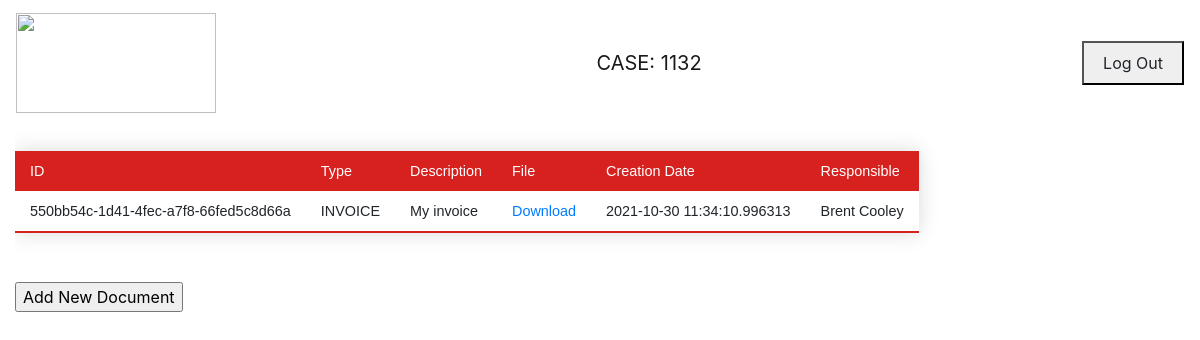
/output?case_id=1132, run on an earlier commit of the app's database.
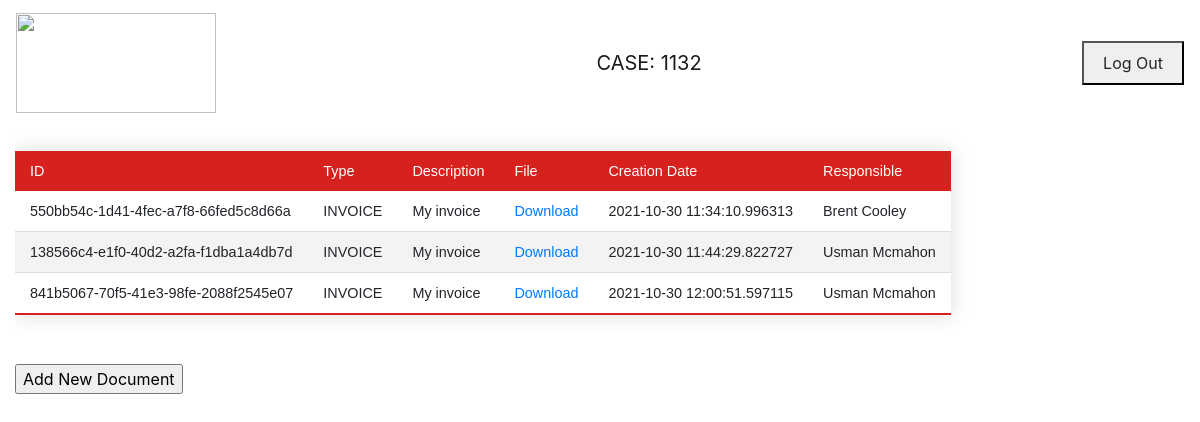
And on a later commit of the database.
### tables this page shows
CREATE TABLE DOCUMENTS (ID PRIMARY KEY NOT NULL, TYPE, FILE_PATH, CASE_ID, DESCRIPTION, CREATION_DATE, RESPONSIBLE);

### app.py (the view)
@app.route('/output', methods = ['GET', 'POST'])
def output():
    value = request.args.get('case_id')
    con = sql.connect(DATABASE)
    con.row_factory = sql.Row
    cur = con.cursor()
    cur.execute("SELECT * from CASES WHERE ID IS %s" %value)
    case_info = cur.fetchall()[0];
    cur.execute("SELECT * from DOCUMENTS WHERE CASE_ID IS %s" %value)
    documents = cur.fetchall();
    if request.method == "POST":
        case_id = request.form.get("case_id", None)
        return redirect(url_for("add"), case_id = case_id)
    return render_template("output.html", case_info  = case_info, documents = documents, dir = current_app.root_path)

### templates/output.html (shortened to what this page needs)
<html>
<head>
   <link rel="stylesheet" href="https://stackpath.bootstrapcdn.com/bootstrap/4.4.1/css/bootstrap.min.css">
  </head>
  <body>
    <nav class="navbar navbar-light justify-content-between">
        <a class="navbar-brand" href="#">
            <img src="https://www.msf.org/themes/custom/msf_theme/ogimage.jpg" width="200" height="100" class="d-inline-block align-top" alt="" loading="lazy"></a>
            <a class="navbar-brand">CASE: {{ case_info[0] }}</a>
          <button border-color:#D7211E;>
            <a class="btn my-2 my-sm-0" role="button" href="login">Log Out</a>
        </button>
    </nav>
    <div class="container-fluid">
        <div class="justify-content-md-center">
                <div class="rows">
                    <div class="table-responsive">
                    <table class="styled-table ">
                        <thead>
                            <td>ID</td>
                            <td>Type</td>
                            <td>Description</td>
                            <td>File</td>
                            <td>Creation Date</td>
                            <td>Responsible</td>
                        </thead>
                        {% for row in documents %}
                        <td>{{row["ID"]}}</td>
                        <td>{{row["TYPE"]}}</td>
                        <td>{{row["DESCRIPTION"]}}</td>
                        <td><a href = {{row["FILE_PATH"]}} target="_new"> Download </a></td>
                        <td>{{row["CREATION_DATE"]}}</td>
                        <td>{{row["RESPONSIBLE"]}}</td>
            {% endfor %}
        </table>
        <br>
        <form action="/add" method="get">
             <input type="submit"  value="Add New Document">
        </form>
                </div>
    </div>
        </div>
  </body>
</html>

What changed in the data, as far as the page shows it:
added DOCUMENTS: ID "138566c4-e1f0-40d2-a2fa-f1dba1a4db7d", TYPE "INVOICE", DESCRIPTION "My invoice", CREATION_DATE "2021-10-30 11:44:29.822727", RESPONSIBLE "Usman Mcmahon"
added DOCUMENTS: ID "841b5067-70f5-41e3-98fe-2088f2545e07", TYPE "INVOICE", DESCRIPTION "My invoice", CREATION_DATE "2021-10-30 12:00:51.597115", RESPONSIBLE "Usman Mcmahon"
